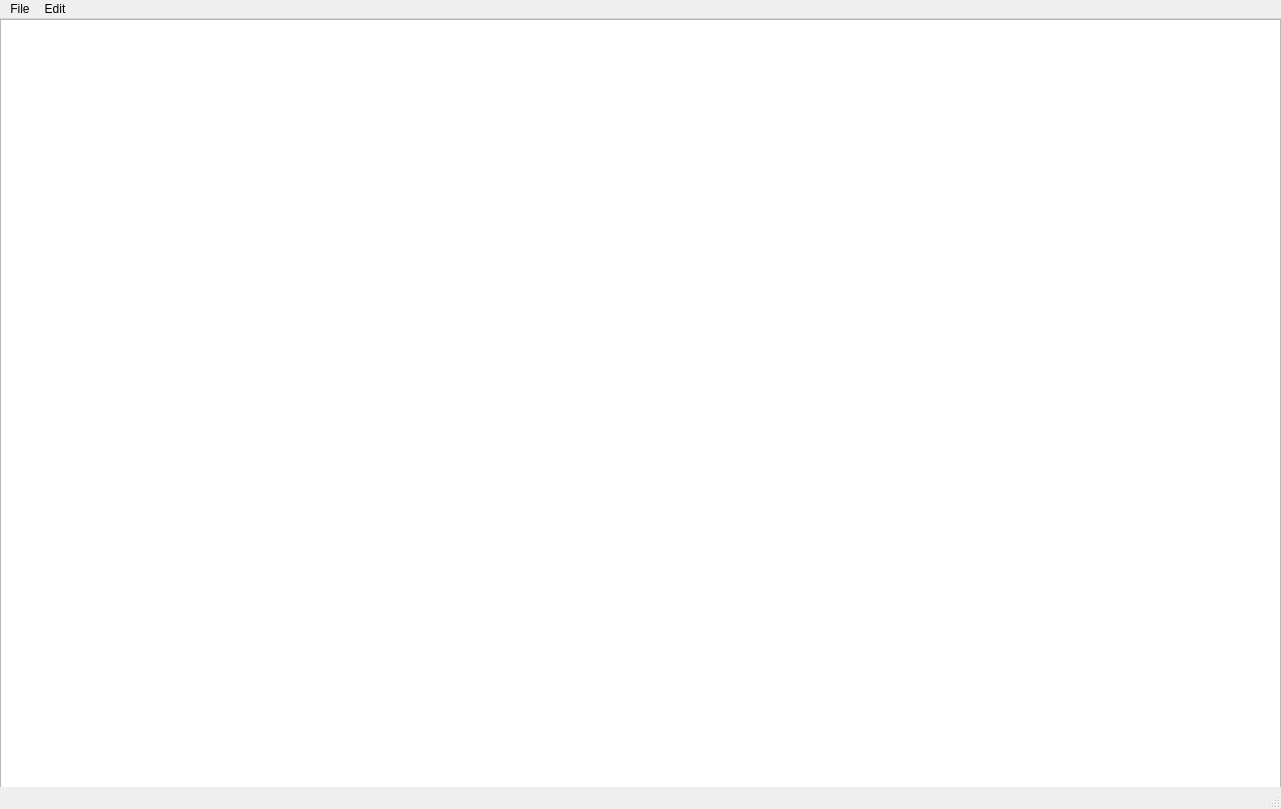
<?xml version="1.0" encoding="UTF-8"?>
<ui version="4.0">
 <class>MainWindow</class>
 <widget class="QMainWindow" name="MainWindow">
  <property name="geometry">
   <rect>
    <x>0</x>
    <y>0</y>
    <width>1281</width>
    <height>809</height>
   </rect>
  </property>
  <property name="windowTitle">
   <string>MainWindow</string>
  </property>
  <widget class="QWidget" name="centralwidget">
   <widget class="QTextEdit" name="textEdit">
    <property name="geometry">
     <rect>
      <x>0</x>
      <y>0</y>
      <width>1281</width>
      <height>781</height>
     </rect>
    </property>
   </widget>
  </widget>
  <widget class="QMenuBar" name="menubar">
   <property name="geometry">
    <rect>
     <x>0</x>
     <y>0</y>
     <width>1281</width>
     <height>31</height>
    </rect>
   </property>
   <widget class="QMenu" name="menuFile">
    <property name="title">
     <string>File</string>
    </property>
    <addaction name="separator"/>
    <addaction name="actionOpen"/>
    <addaction name="actionNew"/>
    <addaction name="actionSave"/>
    <addaction name="actionQuit"/>
   </widget>
   <widget class="QMenu" name="menuEdit">
    <property name="title">
     <string>Edit</string>
    </property>
    <addaction name="actionCut"/>
    <addaction name="actionCopy"/>
    <addaction name="actionPaste"/>
   </widget>
   <addaction name="menuFile"/>
   <addaction name="menuEdit"/>
  </widget>
  <widget class="QStatusBar" name="statusbar"/>
  <action name="actionOpen">
   <property name="text">
    <string>Open</string>
   </property>
  </action>
  <action name="actionSave">
   <property name="text">
    <string>Save</string>
   </property>
  </action>
  <action name="actionQuit">
   <property name="text">
    <string>Quit</string>
   </property>
  </action>
  <action name="actionNew">
   <property name="text">
    <string>New</string>
   </property>
  </action>
  <action name="actionCut">
   <property name="text">
    <string>Cut</string>
   </property>
  </action>
  <action name="actionCopy">
   <property name="text">
    <string>Copy</string>
   </property>
  </action>
  <action name="actionPaste">
   <property name="text">
    <string>Paste</string>
   </property>
  </action>
 </widget>
 <resources/>
 <connections/>
</ui>
